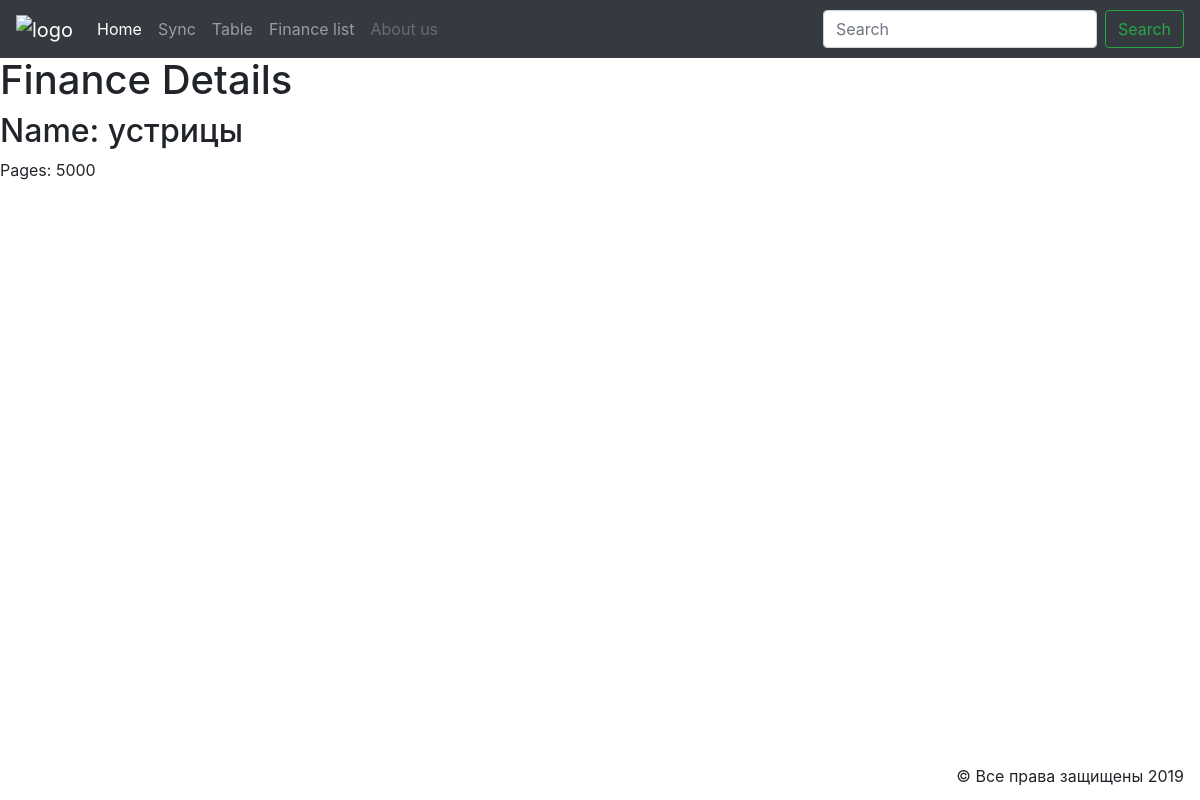
The page /finance/view/9 on the database as committed earlier.
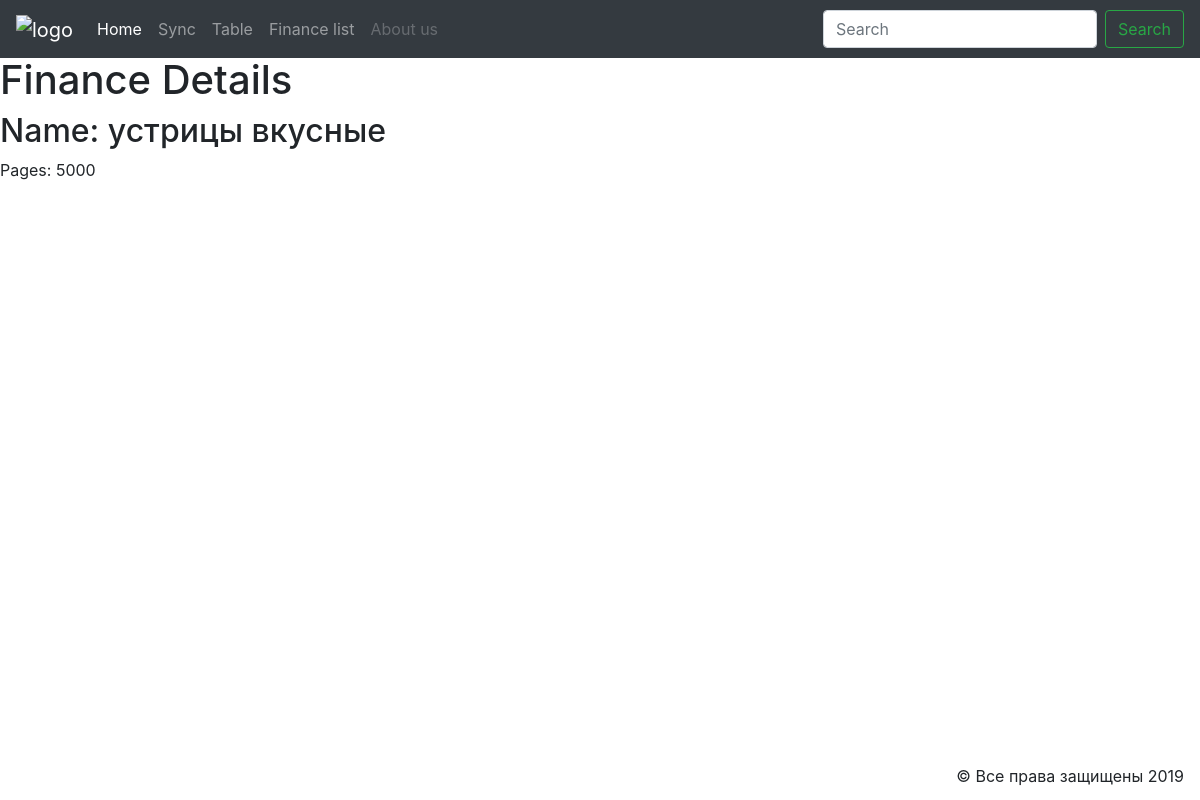
The same page on the database as committed later.
### finance/models.py (models this page shows, shortened)
class Finance(models.Model):
    title = models.CharField(max_length=120)
    costs = models.PositiveIntegerField()
    budget = models.PositiveIntegerField()
    description = models.TextField()
    date = models.DateTimeField()
    type = models.CharField(max_length=80)
    class Meta:
        verbose_name_plural = "Finance"

### finance/views.py (the view)
# urls.py: path('view/<int:pk>', views.FinanceView.as_view(), name='finance_view'),
class FinanceView(DetailView):
    model = Finance

### finance/templates/finance/finance_detail.html
{% extends "finance/homePage.html" %}
{% block content %}
<h1>Finance Details</h1>
<h2>Name: {{object.title}}</h2>
Pages: {{ object.costs }}
{% endblock %}

Rows that differ between the two databases and show on the page:
changed Finance: title "устрицы" → "устрицы вкусные"
